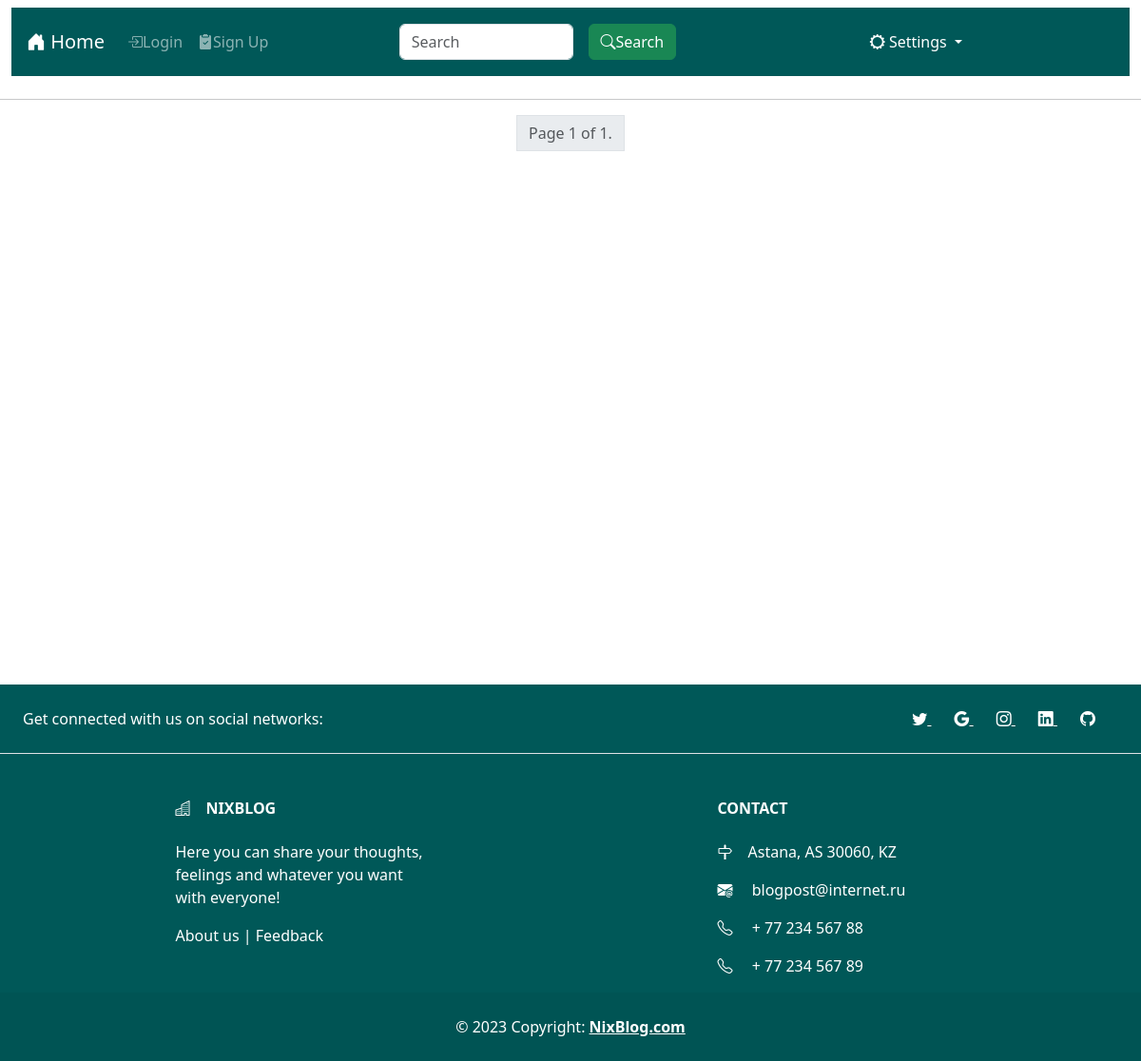
/search/, run on an earlier commit of the app's database.
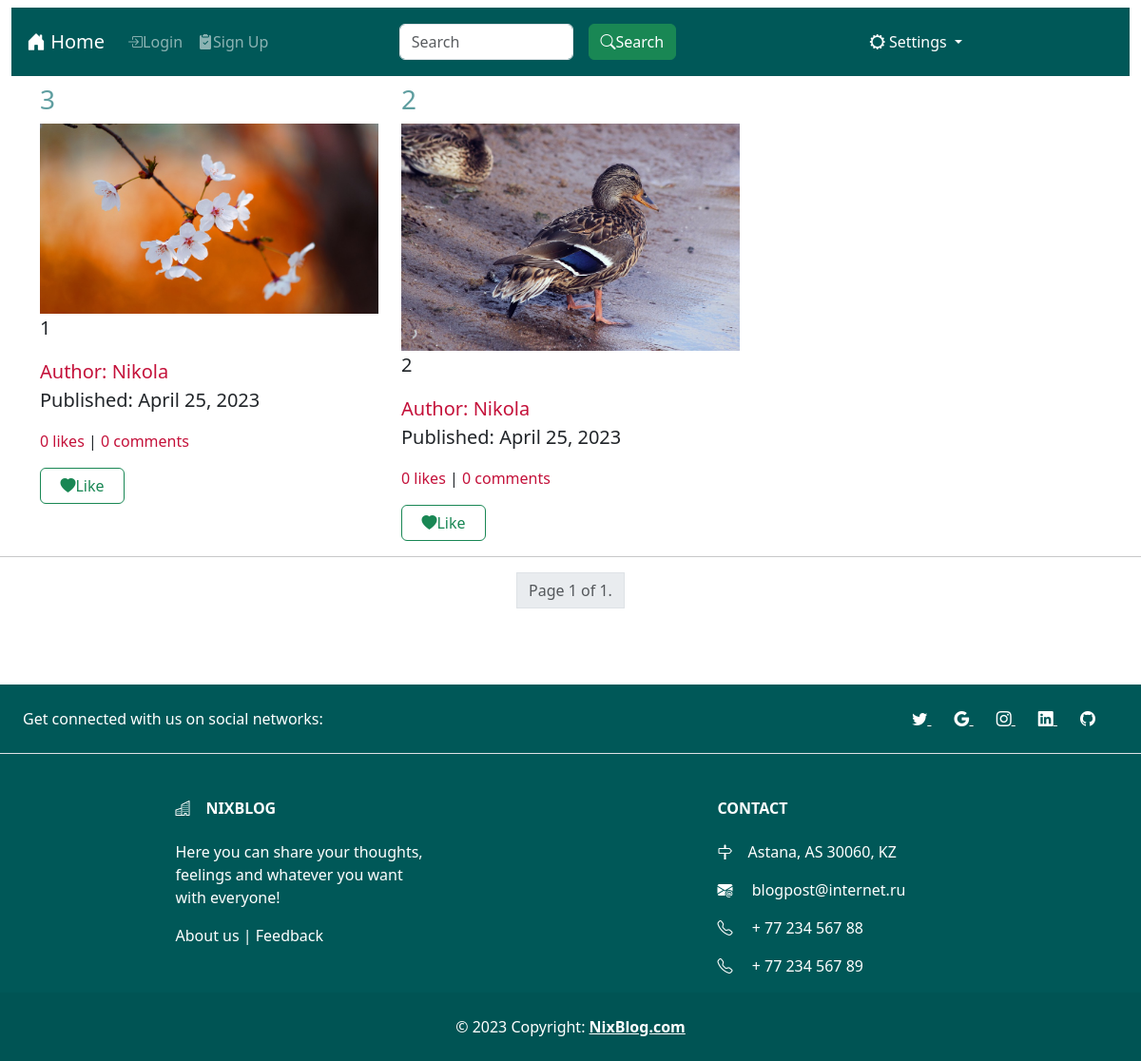
And on a later commit of the database.
### PostApp/models.py (models this page shows, shortened)
class Post(models.Model):
    title = models.CharField('Title', max_length=128, db_index=True)
    body = models.TextField('Text')
    created_date = models.DateField('Date of creation', auto_now_add=True)
    author = models.ForeignKey(User, on_delete=models.CASCADE)
    image = models.ImageField(upload_to='posts_images/')
    slug = models.SlugField(
        null=False,
        blank=True,
        unique=True,
    )

class Profile(models.Model):
    user = models.OneToOneField(User, on_delete=models.CASCADE)
    profile_img = models.ImageField(upload_to='profiles_images/')
    nickname = models.CharField(max_length=64, unique=True)
    about = models.TextField(max_length=5000, null=True, blank=True)

### PostApp/views.py (the view)
# urls.py: path('search/', views.search, name='search'),
def search(request: HttpRequest) -> HttpResponse:
    queryset = Post.objects.all()
    query = request.GET.get('q')
    if query:
        queryset = queryset.filter(
            Q(title__icontains=query) |
            Q(author__profile__nickname__icontains=query)
        ).distinct().order_by('title')
    paginator = Paginator(queryset, 9)
    page_number = request.GET.get('page')
    page_obj = paginator.get_page(page_number)
    context = {
        'page_obj': page_obj
    }
    logger.info(f'{request.user} searched <{query}>')
    return render(request, 'search_bar.html', context)

### PostApp/templatetags/extra_tags.py (called while the page is built)
@register.simple_tag()
def count_comments(slug: str) -> int:
    post = Post.objects.get(slug=slug)
    comments = PostComment.objects.filter(
        for_post=post,
    ).count()
    return int(comments)

@register.simple_tag()
def count_likes(slug: int) -> int:
    post = Post.objects.get(slug=slug)
    likes = PostLike.objects.filter(
        for_post=post,
        is_liked=True,
    ).count()
    return int(likes)

### templates/PostApp/search_bar.html (shortened to what this page needs)
{% extends 'base.html' %}
{% load extra_tags %}
{% block main %}
    <div class="container">
        <div class="row">
            {% for post in page_obj %}
                <div class=" col-md-4 card border-0">
                    <h3>
                        <a style="color: cadetblue;" class="text-decoration-none" href="{% url 'post' post.slug %}">
                            {{ post.title }}
                        </a>
                    </h3>
                    <img src="{{ post.image.url }}" alt="">
                    <p class="fs-5">{{ post.body|truncatewords:50}}</p>
                    {% if request.user == post.author %}
                        <a style="color: #c4113a" class="text-decoration-none fs-5" href="{% url 'profile' %}">
                            Author: {{ post.author.profile.nickname }}
                        </a>
                    {% else %}
                        <a style="color: #c4113a" class="text-decoration-none fs-5" href="{% url 'user_posts' post.author.profile.nickname %}">
                            Author: {{ post.author.profile.nickname }}
                        </a>
                    {% endif %}
                    <p class="card-text fs-5">Published: {{ post.created_date }}</p>
                    <p>
                        <a style="color: #c4113a" class="text-decoration-none" href="{% url 'likes_list' post.slug %}">{% count_likes post.slug %} likes</a>
                        |
                        <a style="color: #c4113a" class="text-decoration-none" href="{% url 'post' post.slug %}">{% count_comments post.slug %} comments</a>
                    </p>
                {% if request.user.is_authenticated %}
                    {% post_like post.pk as like %}
                    {% if like %}
                        {% if like.is_liked %}
                            <button class="bi bi-heartbreak btn btn-danger w-25" onclick="window.location.href = '{% url 'create_like' post.slug %}'">Like</button>
                        {% else %}
                            <button class="bi bi-heart-fill btn btn-outline-success w-25" onclick="window.location.href = '{% url 'create_like' post.slug %}'">Like</button>
                        {% endif %}
                        {% else %}
                        <button class="bi bi-heart-fill btn btn-outline-success w-25" onclick="window.location.href = '{% url 'create_like' post.slug %}'">Like</button>
                        {% endif %}
                        {% else %}
                        <button class="bi bi-heart-fill btn btn-outline-success w-25" onclick="window.location.href = '{% url 'login'%}'">Like</button>
                {% endif %}
                </div>
            {% endfor %}
        </div>
    </div>
    <hr>
    <div class="d-flex justify-content-center">
        <ul class="pagination">
            <a class="page-link disabled" href="#">Page {{ page_obj.number }} of {{ page_obj.paginator.num_pages }}.</a>
    </ul>
    </div>
{% endblock %}

What changed in the data, as far as the page shows it:
added Post: title "3", image (picture), body "1", author.profile.nickname "Nikola", created_date "April 25, 2023", slug+id "0"
added Post: title "2", image (picture), body "2", author.profile.nickname "Nikola", created_date "April 25, 2023", slug+id "0"
